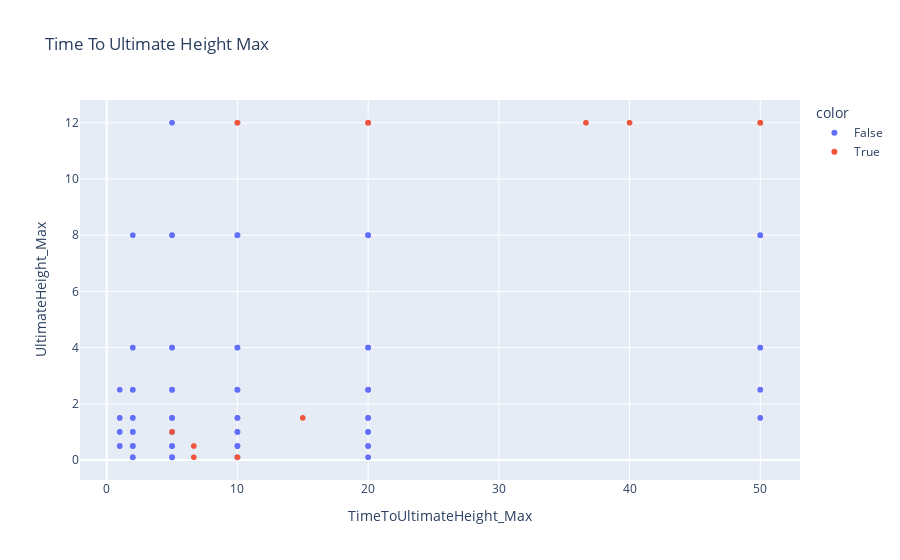

Write notebook code for a chart like this one.
### Code cell
knn_impute = KNNImputer(n_neighbors=3, weights='distance')
knn_arr = knn_impute.fit_transform(numerical_df)
numerical_df = pd.DataFrame(data=knn_arr, columns=numerical_df.columns)

nulls = (df["TimeToUltimateHeight_Max"].isnull() | df["UltimateHeight_Max"].isnull())
fig_knn = px.scatter(numerical_df, x="TimeToUltimateHeight_Max", y="UltimateHeight_Max", title='Time To Ultimate Height Max',
           color=nulls)
fig_knn

### Figure 1 — Plotly figure (JSON) as saved in the notebook; plotly's stock layout.template omitted (floating-point values rounded to 4 significant figures; data arrays with more than 128 entries replaced by an {"elided": "..."} marker saying what was removed)
{"data": [{"hovertemplate": "color=False<br>TimeToUltimateHeight_Max=%{x}<br>UltimateHeight_Max=%{y}<extra></extra>", "legendgroup": "False", "marker": {"color": "#636efa", "symbol": "circle"}, "mode": "markers", "name": "False", "showlegend": true, "type": "scattergl", "x": {"elided": "2074 int values"}, "xaxis": "x", "y": {"elided": "2074 float values"}, "yaxis": "y"}, {"hovertemplate": "color=True<br>TimeToUltimateHeight_Max=%{x}<br>UltimateHeight_Max=%{y}<extra></extra>", "legendgroup": "True", "marker": {"color": "#EF553B", "symbol": "circle"}, "mode": "markers", "name": "True", "showlegend": true, "type": "scattergl", "x": {"elided": "199 float values"}, "xaxis": "x", "y": {"elided": "199 float values"}, "yaxis": "y"}], "layout": {"legend": {"title": {"text": "color"}, "tracegroupgap": 0}, "title": {"text": "Time To Ultimate Height Max"}, "xaxis": {"anchor": "y", "domain": [0, 1], "title": {"text": "TimeToUltimateHeight_Max"}}, "yaxis": {"anchor": "x", "domain": [0, 1], "title": {"text": "UltimateHeight_Max"}}}}
